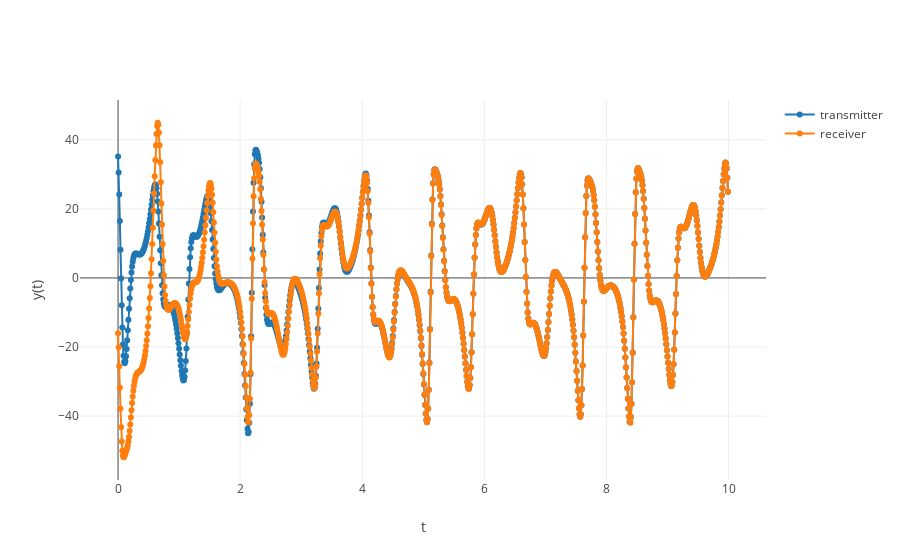

The notebook cell this image was saved under:
### Code cell
layout = go.Layout(
    xaxis=dict(title='t'),
    yaxis=dict(title='y(t)'),
)

figure = go.Figure([
    go.Scatter(x=t, y=yt, mode='lines+markers', name='transmitter'),
    go.Scatter(x=t, y=yr, mode='lines+markers', name='receiver'),
], layout)

py.iplot(figure)

### Figure 1 — Plotly figure (JSON) as saved in the notebook; plotly's stock layout.template omitted (floating-point values rounded to 4 significant figures; data arrays with more than 128 entries replaced by an {"elided": "..."} marker saying what was removed)
{"data": [{"mode": "lines+markers", "name": "transmitter", "type": "scatter", "uid": "20eb9fb4-e276-4b43-b1c2-6ba2b7f9a618", "x": {"elided": "1000 float values"}, "y": {"elided": "1001 float values"}}, {"mode": "lines+markers", "name": "receiver", "type": "scatter", "uid": "8231c44d-dd51-4950-a208-bbbedf984e5f", "x": {"elided": "1000 float values"}, "y": {"elided": "1001 float values"}}], "layout": {"xaxis": {"title": "t"}, "yaxis": {"title": "y(t)"}}}
